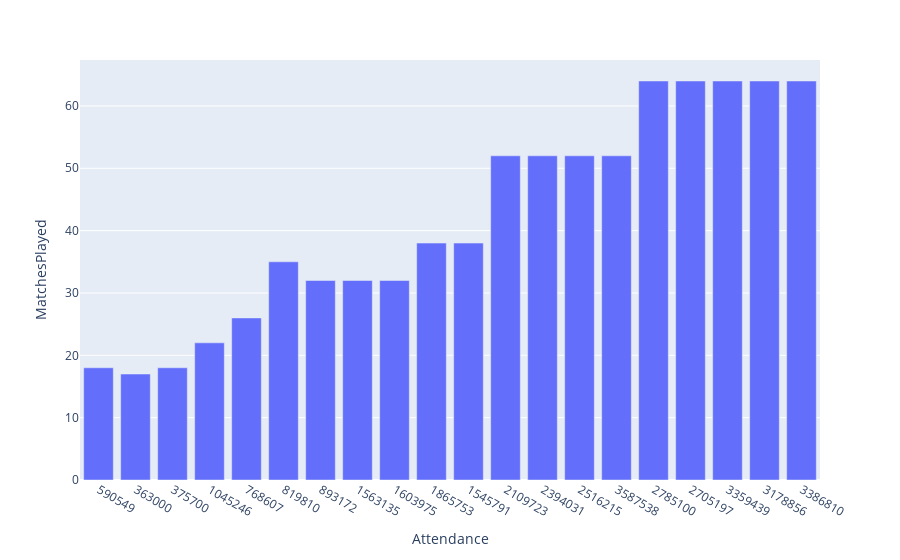

Notebook code cell kept with this figure:
### Code cell
fig = px.bar(wc3, x ='Attendance', y ="MatchesPlayed")
fig.show()

### Figure 1 — Plotly figure (JSON) as saved in the notebook; plotly's stock layout.template omitted (floating-point values rounded to 4 significant figures)
{"data": [{"alignmentgroup": "True", "hovertemplate": "Attendance=%{x}<br>MatchesPlayed=%{y}<extra></extra>", "legendgroup": "", "marker": {"color": "#636efa", "pattern": {"shape": ""}}, "name": "", "offsetgroup": "", "orientation": "v", "showlegend": false, "textposition": "auto", "type": "bar", "x": ["590549", "363000", "375700", "1045246", "768607", "819810", "893172", "1563135", "1603975", "1865753", "1545791", "2109723", "2394031", "2516215", "3587538", "2785100", "2705197", "3359439", "3178856", "3386810"], "xaxis": "x", "y": [18, 17, 18, 22, 26, 35, 32, 32, 32, 38, 38, 52, 52, 52, 52, 64, 64, 64, 64, 64], "yaxis": "y"}], "layout": {"barmode": "relative", "legend": {"tracegroupgap": 0}, "margin": {"t": 60}, "xaxis": {"anchor": "y", "domain": [0, 1], "title": {"text": "Attendance"}}, "yaxis": {"anchor": "x", "domain": [0, 1], "title": {"text": "MatchesPlayed"}}}}
